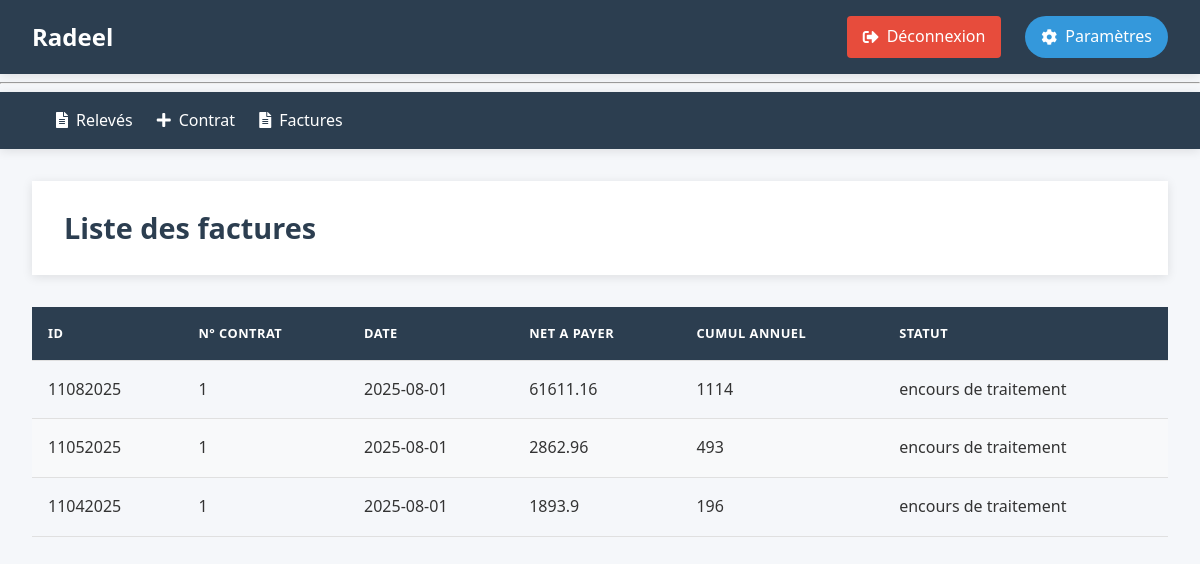
Before: /facture/ (signed in) with the older database file.
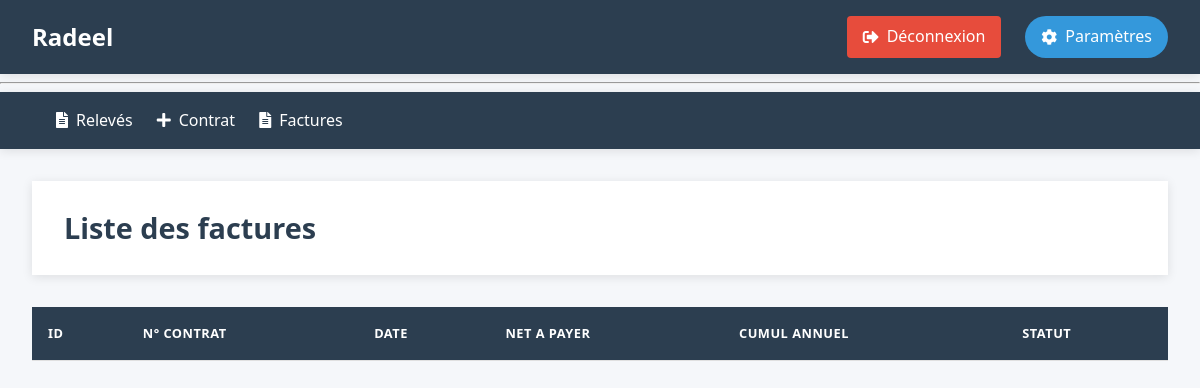
After: the same page with the newer database file.
### tables this page shows
CREATE TABLE factures (
    id TEXT PRIMARY KEY NOT NULL,
    Nr_contrat INTEGER NOT NULL,
    date_ DATE NOT NULL DEFAULT CURRENT_DATE,
    Net_apayer Real ,
    cumul_EA_Annuel Integer CHECK(cumul_EA_Annuel >= 0),
    FOREIGN KEY (Nr_contrat) REFERENCES contrats(Nr_contrat) ON DELETE CASCADE,
    FOREIGN KEY (id) REFERENCES releves(id) ON DELETE RESTRICT
);

### radeel/facture.py (the view)
@bf.route('/')
def index():
    db = get_db()
    factures = db.execute(
        'SELECT * FROM factures ORDER BY date_ DESC'
    ).fetchall()
    return render_template('factures/index.html', factures= factures )

### radeel/auth.py (called while the page is built)
@bp.before_app_request
def load_logged_in_user():
    user_id = session.get('user_id')
    if user_id is None:
        g.user = None
    else:
        g.user = get_db().execute(
            'SELECT * FROM user WHERE id = ?', (user_id,)
        ).fetchone()

def login_required(view):
    @functools.wraps(view)
    def wrapped_view(**kwargs):
        if not session.get('authenticated'):
            return redirect(url_for('auth.login'))
        return view(**kwargs)
    return wrapped_view

### radeel/db.py (called while the page is built)
def get_db():
    if 'db' not in g:
        g.db = sqlite3.connect(
            current_app.config['DATABASE'],
            detect_types=sqlite3.PARSE_DECLTYPES
        )
        g.db.execute("PRAGMA foreign_keys = ON;")
        g.db.row_factory = sqlite3.Row
    return g.db

### radeel/facture.py (called while the page is built)
@bf.before_request
@login_required
def before_request():
    pass

### radeel/templates/factures/index.html
{% extends "base.html" %}
{% block header %}
  <h1>Liste des factures</h1>
{% endblock %}
{% block content %}
  <table class="table">
    <thead>
      <tr>
        <th>Id</th>
        <th>N° Contrat</th>
        <th>Date</th>
        <th>Net a payer</th>
        <th>Cumul annuel</th>
        <th>statut</th>
      </tr>
    </thead>
    <tbody>
      {% for facture in factures %}
        <tr>
          <td>{{ facture.Id }}</td>
          <td>{{ facture.Nr_contrat }}</td>
          <td>{{ facture.date_ }}</td>
          <td>{{ facture.Net_apayer }}</td>
          <td>{{ facture.cumul_EA_Annuel }}</td>
          <td>{{facture.statut}}</td>
        </tr>
      {% endfor %}
    </tbody>
  </table>
{% endblock %}

### radeel/templates/base.html (shortened to what this page needs)
<!doctype html>
<html lang="fr">
<head>
    <link rel="stylesheet" href="{{ url_for('static', filename='style.css') }}">
    <link rel="stylesheet" href="https://cdnjs.cloudflare.com/ajax/libs/font-awesome/5.15.4/css/all.min.css">
</head>
<body>
    <nav class="navbar">
        <div class="navbar-container">
            <h1 class="logo">Radeel</h1>
            <ul class="nav-links">
                {% if session.get('authenticated') %}
                    <li class="user-info">
                        <a href="{{ url_for('auth.logout') }}" class="logout-btn">
                            <i class="fas fa-sign-out-alt"></i> Déconnexion
                        </a>
                    </li>
                {% else %}
                    <li><a href="{{ url_for('auth.login') }}" class="nav-link"><i class="fas fa-sign-in-alt"></i> Connexion</a></li>
                {% endif %}
                <li><a href="{{ url_for('parametres.admin') }}" class="nav-link params-btn"><i class="fas fa-cog"></i> Paramètres</a></li>
            </ul>
        </div>
    </nav>
    <hr>
    <nav class="navbar">
        <div class="navbar-container">
            <ul class="nav-links">
                <li><a href="{{ url_for('releve.index') }}" class="nav-link"><i class="fas fa-file-alt"></i> Relevés</a></li>
                <li><a href="{{ url_for('contrat.contrat_index') }}" class="nav-link"><i class="fas fa-plus"></i> Contrat</a></li>
                <li><a href="{{ url_for('facture.index') }}" class="nav-link"><i class="fas fa-file-alt"></i> Factures</a></li>
            </ul>
        </div>
    </nav>
    <main class="main-content">
        <div class="container">
            <header class="page-header">
                {% block header %}{% endblock %}
            </header>
            {% block content %}{% endblock %}
        </div>
    </main>
</html>

### radeel/static/style.css (style rules this page uses)
:root { --primary-color: #2c3e50; --secondary-color: #3498db; --accent-color: #e74c3c; --light-color: #ecf0f1; --dark-color: #2c3e50; --success-color: #27ae60; --warning-color: #f39c12; --text-color: #333; --text-light: #95a5a6; --border-radius: 4px; --box-shadow: 0 2px 10px rgba(0, 0, 0, 0.1); --transition: all 0.3s ease; }
body { font-family: 'Segoe UI', Tahoma, Geneva, Verdana, sans-serif; line-height: 1.6; color: var(--text-color); background-color: #f5f7fa; padding: 0; margin: 0; }
header { background-color: white; padding: 1.5rem 2rem; margin-bottom: 2rem; box-shadow: var(--box-shadow); display: flex; justify-content: space-between; align-items: center; }
header h1 { margin: 0; color: var(--dark-color); font-size: 1.8rem; }
table { width: 100%; border-collapse: collapse; margin-top: 1rem; }
th, td { padding: 1rem; text-align: left; border-bottom: 1px solid #e0e0e0; }
th { background-color: var(--primary-color); color: white; font-weight: 600; text-transform: uppercase; font-size: 0.8rem; letter-spacing: 0.5px; }
body { font-family: 'Segoe UI', Tahoma, Geneva, Verdana, sans-serif; line-height: 1.6; color: var(--text-color); background-color: #f5f7fa; margin: 0; padding: 0; min-height: 100vh; }
.navbar { background-color: var(--primary-color); color: white; padding: 1rem 0; box-shadow: var(--box-shadow); }
.navbar-container { display: flex; justify-content: space-between; align-items: center; max-width: 1200px; margin: 0 auto; padding: 0 2rem; }
.logo { margin: 0; font-size: 1.5rem; font-weight: 700; color: white; }
.nav-links { display: flex; list-style: none; margin: 0; padding: 0; align-items: center; }
.nav-links li { margin-left: 1.5rem; }
.nav-link { color: white; text-decoration: none; font-weight: 500; transition: var(--transition); display: flex; align-items: center; gap: 0.5rem; }
.user-info { display: flex; align-items: center; gap: 1rem; }
.logout-btn { background-color: var(--accent-color); color: white; padding: 0.5rem 1rem; border-radius: var(--border-radius); text-decoration: none; transition: var(--transition); display: flex; align-items: center; gap: 0.5rem; }
.main-content { padding: 2rem 0; }
.container { max-width: 1200px; margin: 0 auto; padding: 0 2rem; }
.page-header { margin-bottom: 2rem; display: flex; justify-content: space-between; align-items: center; }
.params-btn { background-color: var(--secondary-color); padding: 0.5rem 1rem; border-radius: 50px; transition: var(--transition); display: flex; align-items: center; gap: 0.5rem; }

Changed rows visible on the page:
removed factures: Id "11082025", Nr_contrat "1", date_ "2025-08-01", Net_apayer "61611.16", cumul_EA_Annuel "1114", statut "encours de traitement"
removed factures: Id "11052025", Nr_contrat "1", date_ "2025-08-01", Net_apayer "2862.96", cumul_EA_Annuel "493", statut "encours de traitement"
removed factures: Id "11042025", Nr_contrat "1", date_ "2025-08-01", Net_apayer "1893.9", cumul_EA_Annuel "196", statut "encours de traitement"
